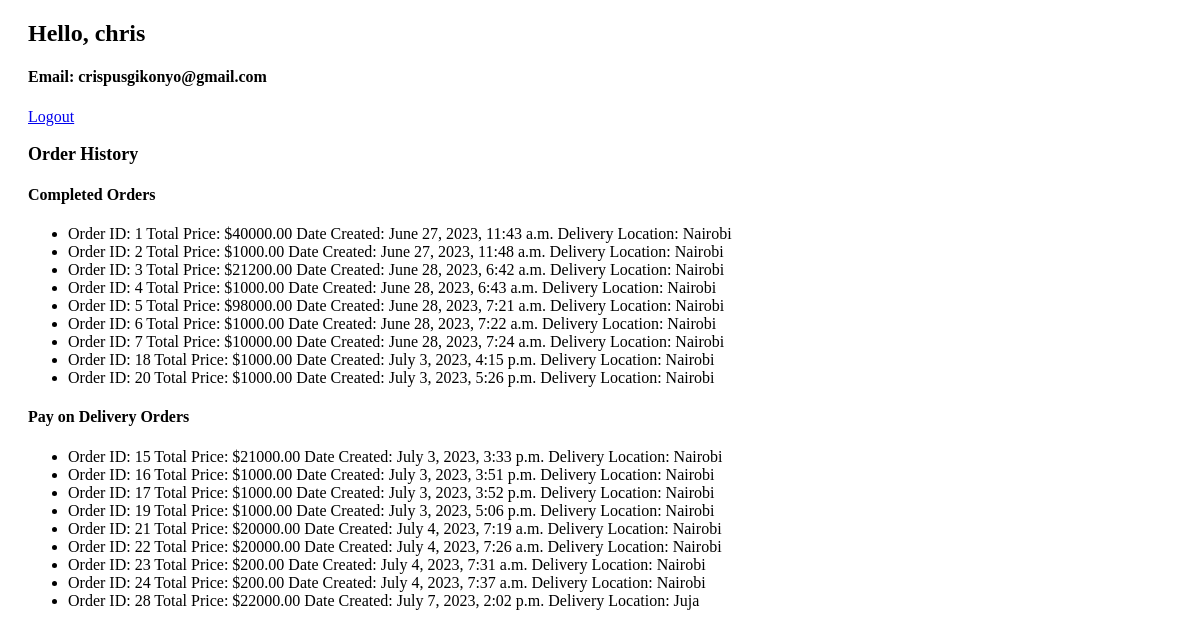
The app's page /profile (signed in) with its own data.
### store/models.py (models this page shows, shortened)
class UserProfile(models.Model):
    user = models.OneToOneField(User, on_delete=models.CASCADE)
    phone_number = models.CharField(max_length=20)
    email = models.EmailField(default='example@example.com')
    profile_picture = models.ImageField(upload_to='profile_pictures', blank=True, null=True)
    updated = models.DateTimeField(auto_now=True)
    created = models.DateTimeField(auto_now_add=True)

class Order(models.Model):
    PAYMENT_CHOICES = (
        ('online', 'Online Payment'),
        ('delivery', 'Pay on Delivery'),
    )
    user = models.ForeignKey(User, on_delete=models.CASCADE)
    total_price = models.DecimalField(max_digits=8, decimal_places=2)
    created_at = models.DateTimeField(auto_now_add=True)
    products = models.ManyToManyField(Product)
    payment_method = models.CharField(max_length=20, choices=PAYMENT_CHOICES, default='online')
    delivery_location = models.CharField(max_length=50)

### store/views.py (the view)
# urls.py: path("profile", profile, name="profile"),
@login_required(login_url='store:login')
def profile(request):
    user = request.user
    try:
        profile = UserProfile.objects.get(user=user)
    except UserProfile.DoesNotExist:
        profile = None
    completed_orders = Order.objects.filter(user=user, payment_method='online')
    pay_on_delivery_orders = Order.objects.filter(user=user, payment_method='delivery')
    context = {
        'user': user,
        'profile': profile,
        'completed_orders':completed_orders,
        'pay_on_delivery_orders':pay_on_delivery_orders
    }
    return render(request, 'profile.html', context)

### templates/profile.html (shortened to what this page needs)
{% extends 'base.html' %}
{% load static %}
{% block content %}
<link rel="stylesheet" href="{% static 'styles/profile_style.css' %}">
<div class="profile-container">
    <div class="profile-header">
        <h2 class="profile-name">Hello, {{ profile.user }}</h2>
        <h4 class="profile-email">Email: {{ profile.email }}</h4>
        <a href="{% url 'store:logout' %}" class="logout-button">Logout</a>
    </div>
    <div class="profile-orders">
        <h3 class="section-heading">Order History</h3>
        <div class="order-card">
            <h4 class="card-title">Completed Orders</h4>
            <ul class="order-list">
                {% for order in completed_orders %}
                <li class="order-item">
                    <div class="order-info">
                        <span class="order-id">Order ID: {{ order.id }}</span>
                        <span class="order-price">Total Price: ${{ order.total_price }}</span>
                        <span class="order-date">Date Created: {{ order.created_at }}</span>
                        <span class="order-location">Delivery Location: {{ order.delivery_location }}</span>
                    </div>
                </li>
                {% endfor %}
            </ul>
        </div>
        <div class="order-card">
            <h4 class="card-title">Pay on Delivery Orders</h4>
            <ul class="order-list">
                {% for order in pay_on_delivery_orders %}
                <li class="order-item">
                    <div class="order-info">
                        <span class="order-id">Order ID: {{ order.id }}</span>
                        <span class="order-price">Total Price: ${{ order.total_price }}</span>
                        <span class="order-date">Date Created: {{ order.created_at }}</span>
                        <span class="order-location">Delivery Location: {{ order.delivery_location }}</span>
                    </div>
                </li>
                {% endfor %}
            </ul>
        </div>
    </div>
</div>
{% endblock %}

### static/styles/profile_style.css (style rules this page uses)
.profile-container { margin: 20px; }
h2 { font-size: 24px; margin-bottom: 10px; }
h3 { font-size: 18px; margin-bottom: 5px; }

### records on screen
UserProfile: user "chris", email "crispusgikonyo@gmail.com"
Order: id "1", total_price "40000.00", created_at "June 27, 2023, 11:43 a.m.", delivery_location "Nairobi"
Order: id "2", total_price "1000.00", created_at "June 27, 2023, 11:48 a.m.", delivery_location "Nairobi"
Order: id "3", total_price "21200.00", created_at "June 28, 2023, 6:42 a.m.", delivery_location "Nairobi"
Order: id "4", total_price "1000.00", created_at "June 28, 2023, 6:43 a.m.", delivery_location "Nairobi"
Order: id "5", total_price "98000.00", created_at "June 28, 2023, 7:21 a.m.", delivery_location "Nairobi"
Order: id "6", total_price "1000.00", created_at "June 28, 2023, 7:22 a.m.", delivery_location "Nairobi"
Order: id "7", total_price "10000.00", created_at "June 28, 2023, 7:24 a.m.", delivery_location "Nairobi"
Order: id "18", total_price "1000.00", created_at "July 3, 2023, 4:15 p.m.", delivery_location "Nairobi"
Order: id "20", total_price "1000.00", created_at "July 3, 2023, 5:26 p.m.", delivery_location "Nairobi"
Order: id "15", total_price "21000.00", created_at "July 3, 2023, 3:33 p.m.", delivery_location "Nairobi"
Order: id "16", total_price "1000.00", created_at "July 3, 2023, 3:51 p.m.", delivery_location "Nairobi"
Order: id "17", total_price "1000.00", created_at "July 3, 2023, 3:52 p.m.", delivery_location "Nairobi"
Order: id "19", total_price "1000.00", created_at "July 3, 2023, 5:06 p.m.", delivery_location "Nairobi"
Order: id "21", total_price "20000.00", created_at "July 4, 2023, 7:19 a.m.", delivery_location "Nairobi"
Order: id "22", total_price "20000.00", created_at "July 4, 2023, 7:26 a.m.", delivery_location "Nairobi"
Order: id "23", total_price "200.00", created_at "July 4, 2023, 7:31 a.m.", delivery_location "Nairobi"
Order: id "24", total_price "200.00", created_at "July 4, 2023, 7:37 a.m.", delivery_location "Nairobi"
Order: id "28", total_price "22000.00", created_at "July 7, 2023, 2:02 p.m.", delivery_location "Juja"
